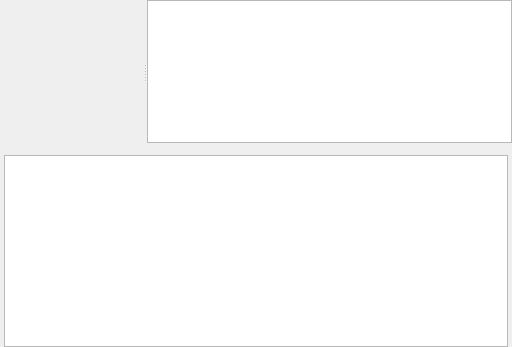
<?xml version="1.0" encoding="UTF-8"?>
<ui version="4.0">
 <class>ChatWidget</class>
 <widget class="QWidget" name="ChatWidget">
  <property name="geometry">
   <rect>
    <x>0</x>
    <y>0</y>
    <width>512</width>
    <height>347</height>
   </rect>
  </property>
  <layout class="QVBoxLayout" name="verticalLayout">
   <property name="margin">
    <number>0</number>
   </property>
   <item>
    <widget class="QSplitter" name="splitter">
     <property name="sizePolicy">
      <sizepolicy hsizetype="Expanding" vsizetype="Expanding">
       <horstretch>0</horstretch>
       <verstretch>0</verstretch>
      </sizepolicy>
     </property>
     <property name="orientation">
      <enum>Qt::Horizontal</enum>
     </property>
     <widget class="AdiumThemeView" name="chatArea" native="true">
      <property name="sizePolicy">
       <sizepolicy hsizetype="Preferred" vsizetype="Expanding">
        <horstretch>0</horstretch>
        <verstretch>0</verstretch>
       </sizepolicy>
      </property>
     </widget>
     <widget class="QListView" name="contactsView"/>
    </widget>
   </item>
   <item>
    <widget class="ChatSearchBar" name="searchBar" native="true"/>
   </item>
   <item>
    <layout class="QHBoxLayout" name="horizontalLayout">
     <property name="leftMargin">
      <number>4</number>
     </property>
     <property name="rightMargin">
      <number>4</number>
     </property>
     <item>
      <widget class="ChatTextEdit" name="sendMessageBox">
       <property name="sizePolicy">
        <sizepolicy hsizetype="Expanding" vsizetype="Fixed">
         <horstretch>0</horstretch>
         <verstretch>0</verstretch>
        </sizepolicy>
       </property>
       <property name="maximumSize">
        <size>
         <width>16777215</width>
         <height>16777215</height>
        </size>
       </property>
       <property name="frameShape">
        <enum>QFrame::StyledPanel</enum>
       </property>
       <property name="frameShadow">
        <enum>QFrame::Sunken</enum>
       </property>
      </widget>
     </item>
    </layout>
   </item>
  </layout>
 </widget>
 <customwidgets>
  <customwidget>
   <class>AdiumThemeView</class>
   <extends>QWidget</extends>
   <header>adium-theme-view.h</header>
   <container>1</container>
  </customwidget>
  <customwidget>
   <class>ChatTextEdit</class>
   <extends>QTextEdit</extends>
   <header>chat-text-edit.h</header>
  </customwidget>
  <customwidget>
   <class>ChatSearchBar</class>
   <extends>QWidget</extends>
   <header location="global">chat-search-bar.h</header>
   <container>1</container>
  </customwidget>
 </customwidgets>
 <resources/>
 <connections/>
</ui>
